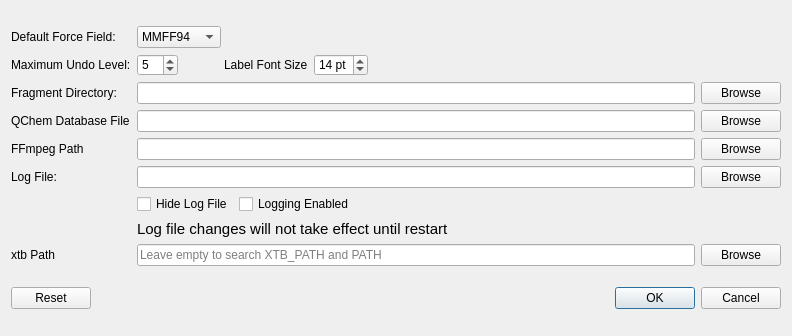
<?xml version="1.0" encoding="UTF-8"?>
<ui version="4.0">
 <class>PreferencesBrowser</class>
 <widget class="QDialog" name="PreferencesBrowser">
  <property name="geometry">
   <rect>
    <x>0</x>
    <y>0</y>
    <width>792</width>
    <height>336</height>
   </rect>
  </property>
  <property name="windowTitle">
   <string>IQmol Preferences</string>
  </property>
  <property name="styleSheet">
   <string notr="true">QToolButton {
   color: #333;
   background-color: QLinearGradient( x1: 0, y1: 0, x2: 0, y2: 1, 
          stop: 0 #fff,
          stop: 0.5 #eee, 
          stop: 1 #999);
   border-width: 2px;
   border-color: #333;
   border-style: solid;
   border-radius: 5;
   padding: 0px;
   font-size: 24px;
   min-width: 34px;
   max-width: 34px;
   min-height: 34px;
   max-height: 34px;
}

QToolButton:disabled {
  background-color: QLinearGradient( x1: 0, y1: 0, x2: 0, y2: 1, 
          stop: 0 #fff,
          stop: 0.5 #eee, 
          stop: 1 #bbb);
   border-color: #aaa;
   color: #aaa;
}

QToolButton:pressed {
   border-color: #222;
}


QToolButton:checked {
   border-color: #b00;
}

 QToolTip {
    border: 2px solid darkkhaki;
    padding: 2px;
    border-radius: 3px;
    opacity: 500;
    font-size: 12px;
    color: #000;
    background-color: #EEE;
}</string>
  </property>
  <layout class="QVBoxLayout" name="verticalLayout">
   <item>
    <layout class="QGridLayout" name="gridLayout_2">
     <item row="1" column="1">
      <layout class="QHBoxLayout" name="horizontalLayout">
       <item>
        <widget class="QSpinBox" name="undoLimit">
         <property name="value">
          <number>5</number>
         </property>
        </widget>
       </item>
       <item>
        <spacer name="horizontalSpacer_2">
         <property name="orientation">
          <enum>Qt::Horizontal</enum>
         </property>
         <property name="sizeType">
          <enum>QSizePolicy::Fixed</enum>
         </property>
         <property name="sizeHint" stdset="0">
          <size>
           <width>40</width>
           <height>20</height>
          </size>
         </property>
        </spacer>
       </item>
       <item>
        <widget class="QLabel" name="label_5">
         <property name="text">
          <string>Label Font Size</string>
         </property>
        </widget>
       </item>
       <item>
        <widget class="QSpinBox" name="labelFontSize">
         <property name="suffix">
          <string> pt</string>
         </property>
         <property name="minimum">
          <number>6</number>
         </property>
         <property name="maximum">
          <number>36</number>
         </property>
         <property name="value">
          <number>14</number>
         </property>
        </widget>
       </item>
       <item>
        <spacer name="horizontalSpacer">
         <property name="orientation">
          <enum>Qt::Horizontal</enum>
         </property>
         <property name="sizeHint" stdset="0">
          <size>
           <width>40</width>
           <height>20</height>
          </size>
         </property>
        </spacer>
       </item>
      </layout>
     </item>
     <item row="5" column="1">
      <widget class="QLineEdit" name="logFileLineEdit">
       <property name="toolTip">
        <string>Changes to the log file location require IQmol to be restarted</string>
       </property>
      </widget>
     </item>
     <item row="2" column="0">
      <widget class="QLabel" name="label_2">
       <property name="text">
        <string>Fragment Directory:</string>
       </property>
      </widget>
     </item>
     <item row="5" column="0">
      <widget class="QLabel" name="label_6">
       <property name="text">
        <string>Log File:</string>
       </property>
      </widget>
     </item>
     <item row="4" column="1">
      <widget class="QLineEdit" name="ffmpegLineEdit"/>
     </item>
     <item row="0" column="1">
      <layout class="QHBoxLayout" name="horizontalLayout_2">
       <item>
        <widget class="QComboBox" name="forceFieldCombo">
         <item>
          <property name="text">
           <string>MMFF94</string>
          </property>
         </item>
         <item>
          <property name="text">
           <string>MMFF94s</string>
          </property>
         </item>
         <item>
          <property name="text">
           <string>UFF</string>
          </property>
         </item>
         <item>
          <property name="text">
           <string>Ghemical</string>
          </property>
         </item>
         <item>
          <property name="text">
           <string>Gaff</string>
          </property>
         </item>
         <item>
          <property name="text">
           <string>GFN-FF</string>
          </property>
         </item>
        </widget>
       </item>
       <item>
        <spacer name="horizontalSpacer_3">
         <property name="orientation">
          <enum>Qt::Horizontal</enum>
         </property>
         <property name="sizeHint" stdset="0">
          <size>
           <width>40</width>
           <height>20</height>
          </size>
         </property>
        </spacer>
       </item>
      </layout>
     </item>
     <item row="3" column="1">
      <widget class="QLineEdit" name="qchemDatabaseFileLineEdit"/>
     </item>
     <item row="7" column="1">
      <widget class="QLabel" name="label_7">
       <property name="sizePolicy">
        <sizepolicy hsizetype="Preferred" vsizetype="Maximum">
         <horstretch>0</horstretch>
         <verstretch>0</verstretch>
        </sizepolicy>
       </property>
       <property name="font">
        <font>
         <pointsize>11</pointsize>
        </font>
       </property>
       <property name="text">
        <string>Log file changes will not take effect until restart</string>
       </property>
      </widget>
     </item>
     <item row="0" column="0">
      <widget class="QLabel" name="label">
       <property name="text">
        <string>Default Force Field:</string>
       </property>
      </widget>
     </item>
     <item row="2" column="1">
      <widget class="QLineEdit" name="fragmentDirectoryLineEdit"/>
     </item>
     <item row="2" column="2">
      <widget class="QPushButton" name="browseFragmentDirectoryButton">
       <property name="text">
        <string>Browse</string>
       </property>
      </widget>
     </item>
     <item row="3" column="2">
      <widget class="QPushButton" name="browseQChemDatabaseFileButton">
       <property name="text">
        <string>Browse</string>
       </property>
      </widget>
     </item>
     <item row="1" column="0">
      <widget class="QLabel" name="label_4">
       <property name="text">
        <string>Maximum Undo Level:</string>
       </property>
      </widget>
     </item>
     <item row="5" column="2">
      <widget class="QPushButton" name="browseLogFileButton">
       <property name="text">
        <string>Browse</string>
       </property>
      </widget>
     </item>
     <item row="6" column="1">
      <layout class="QHBoxLayout" name="horizontalLayout_3">
       <item>
        <widget class="QCheckBox" name="logFileHiddenCheckBox">
         <property name="text">
          <string>Hide Log File</string>
         </property>
        </widget>
       </item>
       <item>
        <widget class="QCheckBox" name="loggingEnabledCheckBox">
         <property name="text">
          <string>Logging Enabled</string>
         </property>
        </widget>
       </item>
       <item>
        <spacer name="horizontalSpacer_4">
         <property name="orientation">
          <enum>Qt::Horizontal</enum>
         </property>
         <property name="sizeHint" stdset="0">
          <size>
           <width>40</width>
           <height>20</height>
          </size>
         </property>
        </spacer>
       </item>
      </layout>
     </item>
     <item row="3" column="0">
      <widget class="QLabel" name="label_3">
       <property name="text">
        <string>QChem Database File</string>
       </property>
      </widget>
     </item>
     <item row="4" column="2">
      <widget class="QPushButton" name="browseFFmpegButton">
       <property name="text">
        <string>Browse</string>
       </property>
      </widget>
     </item>
     <item row="4" column="0">
      <widget class="QLabel" name="label_8">
       <property name="text">
        <string>FFmpeg Path</string>
       </property>
      </widget>
     </item>
     <item row="8" column="0">
      <widget class="QLabel" name="xtbLabel">
       <property name="text">
        <string>xtb Path</string>
       </property>
      </widget>
     </item>
     <item row="8" column="1">
      <widget class="QLineEdit" name="xtbLineEdit">
       <property name="placeholderText">
        <string>Leave empty to search XTB_PATH and PATH</string>
       </property>
      </widget>
     </item>
     <item row="8" column="2">
      <widget class="QPushButton" name="browseXtbButton">
       <property name="text">
        <string>Browse</string>
       </property>
      </widget>
     </item>
    </layout>
   </item>
   <item>
    <layout class="QHBoxLayout" name="horizontalLayout_4">
     <item>
      <widget class="QPushButton" name="resetButton">
       <property name="text">
        <string>Reset</string>
       </property>
      </widget>
     </item>
     <item>
      <spacer name="horizontalSpacer_5">
       <property name="orientation">
        <enum>Qt::Horizontal</enum>
       </property>
       <property name="sizeHint" stdset="0">
        <size>
         <width>40</width>
         <height>20</height>
        </size>
       </property>
      </spacer>
     </item>
     <item>
      <widget class="QDialogButtonBox" name="buttonBox">
       <property name="standardButtons">
        <set>QDialogButtonBox::Cancel|QDialogButtonBox::Ok</set>
       </property>
      </widget>
     </item>
    </layout>
   </item>
  </layout>
 </widget>
 <resources/>
 <connections>
  <connection>
   <sender>buttonBox</sender>
   <signal>rejected()</signal>
   <receiver>PreferencesBrowser</receiver>
   <slot>close()</slot>
   <hints>
    <hint type="sourcelabel">
     <x>287</x>
     <y>298</y>
    </hint>
    <hint type="destinationlabel">
     <x>287</x>
     <y>159</y>
    </hint>
   </hints>
  </connection>
 </connections>
</ui>
